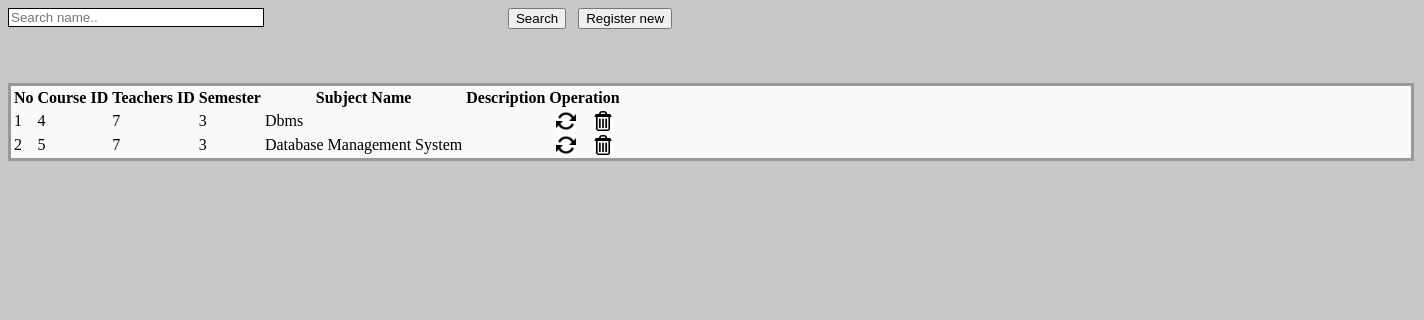
Screenshot of /View_Subjects.php with the database file from the repository.
### tables this page shows
CREATE TABLE `sub_tbl` (
  `sub_id` int(10) UNSIGNED NOT NULL,
  `faculties_id` int(10) NOT NULL,
  `teacher_id` int(10) NOT NULL,
  `semester` varchar(10) NOT NULL,
  `sub_name` varchar(100) NOT NULL,
  `note` varchar(100) NOT NULL
);

### View_Subjects.php (the view, shortened to what this page needs)
<!DOCTYPE html PUBLIC "-//W3C//DTD XHTML 1.0 Transitional//EN" "http://www.w3.org/TR/xhtml1/DTD/xhtml1-transitional.dtd">
<html xmlns="http://www.w3.org/1999/xhtml">
<head>
<link rel="stylesheet" type="text/css" href="css/style_view.css" />
</head>
<body>
<div class="btn_pos">
        <form method="post">
            <input type="text" name="searchtxt" class="input_box_pos form-control" placeholder="Search name.." />
            <div class="btn_pos_search">
            <input type="submit" class="btn btn-primary btn-large" value="Search"/>&nbsp;&nbsp;
            <a href="?tag=subject_entry"><input type="button" class="btn btn-large btn-primary" value="Register new" name="butAdd"/></a>
            </div>
        </form>
    </div><br><br>
<br />
<div class="table_margin">
<table class="table table-bordered">
        <thead>
            <tr>
            <th style="text-align: center;">No</th>
            <th style="text-align: center;">Course ID</th>
            <th style="text-align: center;">Teachers ID</th>
            <th style="text-align: center;">Semester</th>
            <th style="text-align: center;">Subject Name</th>
            <th style="text-align: center;">Description</th>
            <th style="text-align: center;" colspan="2">Operation</th>
            </tr>
        </thead>
         <?php
		 $key="";
	if($key !="")
		$sql_sel=mysqli_query($db,"SElECT * FROM sub_tbl WHERE sub_name  like '%$key%' ");
	else
        $sql_sel=mysqli_query($db,"SELECT * FROM sub_tbl");
    $i=0;
    while($row=mysqli_fetch_array($sql_sel)){
    $i++;
    ?>
      <tr>
            <td><?php echo $i;?></td>
            <td><?php echo $row['faculties_id'];?></td>
            <td><?php echo $row['teacher_id'];?></td>
            <td><?php echo $row['semester'];?></td>
            <td><?php echo $row['sub_name'];?></td>
            <td><?php echo $row['note'];?></td>
            <td align="center"><a href="?tag=subject_entry&opr=upd&rs_id=<?php echo $row['sub_id'];?>" title="Upate"><img style="-webkit-box-shadow: 0px 0px 0px 0px rgba(50, 50, 50, 0.75);-moz-box-shadow:    0px 0px 0px 0px rgba(50, 50, 50, 0.75);box-shadow:         0px 0px 0px 0px rgba(50, 50, 50, 0.75);" src="picture/update.png" height="20" alt="Update" /></a></td>
            <td align="center"><a href="?tag=view_subjects&opr=del&rs_id=<?php echo $row['sub_id'];?>" title="Delete"><img style="-webkit-box-shadow: 0px 0px 0px 0px rgba(50, 50, 50, 0.75);-moz-box-shadow:    0px 0px 0px 0px rgba(50, 50, 50, 0.75);box-shadow:         0px 0px 0px 0px rgba(50, 50, 50, 0.75);" src="picture/delete.jpg" height="20" alt="Delete" /></a></td>
        </tr>
    <?php
    }
    ?>
</table>
</div>
</body>
</html>

### css/style_view.css (style rules this page uses)
body { background-color: #c7c7c7; }
.table_margin { background-color: #f9f9f9; }
.table_margin { width: 1400px; border: 3px solid #9d9898; }
.btn_pos { text-align: center; }
.input_box_pos { width: 250px; border: 1px solid black; float: left; }
.btn_pos { margin-right: 500px; }

### rows the page displays
sub_tbl: faculties "4", teacher "7", semester "3", sub_name "Dbms"
sub_tbl: faculties "5", teacher "7", semester "3", sub_name "Database Management System"
